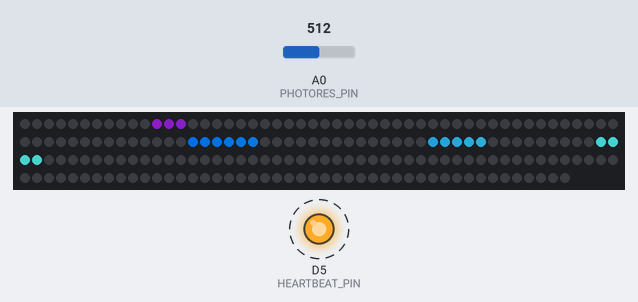
The sketch below on a simulated ESP8266 (NodeMCU). Shown: 196 RGB LEDs in strip order, left to right, continuing on the next row, output pins drawn as LEDs (lit = HIGH). Dashed ring = blinking. Inputs (shaded band) come from the test bench; at power-on: A0 (PHOTORES_PIN) = 512. Dim RGB values are drawn brighter than linear; WiFi joins after 1.5 s; servers stay silent unless stated; the local clock reads 2024-03-15 10:24:30 at power-on unless the sketch sets it; pins used as bus, display or sensor lines are not drawn; what the sketch prints to the serial monitor is not drawn.

Above: at 32.4 s.
Timing chart, 0 to 130.0 s (numbered marks = the images above):
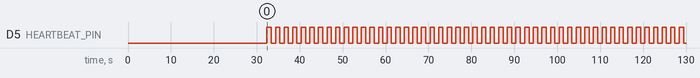

Measured:
- by itself, D5 (HEARTBEAT_PIN): alternates HIGH for 1.0 s and LOW for 1.0 s

The sketch:

qclocktwo-esp8266_-_no_DS3231.ino
```cpp
// ----------------------------------
// QCLOCKTWO by Ph. Jounin
//
// ESP8266 version
// - setup: once started, the program tries to connect to a previously savec AP
//          if it fails, it set the ESP into Access Point mode
//          using a phone or a PC, connect to the AP qclocktwo and connect to http://192.168.4.1
//          to enter wifi credentials
// - qlocktwo will now connects to the Wifi network, get its time and use the timezone set in wifi.cpp
// ----------------------------------


#include <ESP8266WiFi.h>  // wifi interface

#include "time2words.h"     // translate time hour/minute into "words" (pos + len)
#include "leds.h"           // display "words" on the led strip

// wiring
#define WS2812_PIN        D2   // pin for time display (seems to be the only working pin (4)
#define HEARTBEAT_PIN     D5   // led hearbeat
#define ON_DEMAND_VCC_PIN D0   // provide power for brightness measurements
#define PHOTORES_PIN      A0   // analogic pin to mesure brightness


void initPhotoRes (int VccPin, int SensorPin);
int detectPhotoRes (int VccPin, int SensorPin);
void init_Wifi();


// --------------------------------------------
// Setup :
//    - init hertbeat pin for output
//    - init NeoPixel library
//    - set photoresistor pins
// --------------------------------------------


void setup()
{
  Serial.begin(115200);  //Starts serial connection
  pinMode (HEARTBEAT_PIN, OUTPUT);
  init_Wifi ();
  initLeds (WS2812_PIN);
  initPhotoRes (ON_DEMAND_VCC_PIN, PHOTORES_PIN);
  Serial.println ("setup 0 done");
} // setup


// --------------------------------------------
// Main loop :
// --------------------------------------------

// display time and brightness to serial console for debug !
void time_dbg(tm *ptm, int brightness)
{
static char buf[100];
  sprintf (buf,"year: %4d \tmonth: %02d\tday: %02d\thour: %02d\tmin: %02d\tsec: %02d\twday: %d",
            ptm->tm_year + 1900,  // years since 1900
            ptm->tm_mon + 1,      // January = 0 (!)
            ptm->tm_mday,         // day of month
            ptm->tm_hour,         // hours since midnight  0-23
            ptm->tm_min,          // minutes after the hour  0-59
            ptm->tm_sec,          // seconds after the minute  0-61*
            ptm->tm_wday,         // days since Sunday 0-6
            ptm->tm_isdst == 1 ? "DST" : "standard" );
  Serial.println(buf);
  sprintf (buf, "brighntess indice: %d\n", brightness);
  Serial.println(buf);
} // tim_dbg


// display time on the led strip
void showTime() {
time_t now;                         // this is the epoch
tm tm;                              // the structure tm holds time information in a more convient way
static uint8_t last_minutes = -1;
struct s_Words wtime;
  time(&now);                       // read the current time (seconds after 1970)
  localtime_r(&now, &tm);           // convert it to day/hours/minutes/.. and in local time

  if (tm.tm_min!=last_minutes) // time has changed ?
  {
      // get smoothed brightness
      int brightness = detectPhotoRes (ON_DEMAND_VCC_PIN, PHOTORES_PIN);
      setBrightnessLeds (brightness);

        time_dbg (& tm, brightness);

      // get index of leds to be displayed
      time2words (& wtime, tm.tm_hour, tm.tm_min);
      // display them
      display_multiple_words (wtime.ledword, 6);
      // time has been updated !
      last_minutes = tm.tm_min;
  } // time to display ?
} // showTime


// here is the loop :
//  - flip/flop a led
//  - display the time
//  - wait for next second
void loop()
{
static int flap = LOW;
  // do an heartbeat control
   flap = (flap==LOW ? HIGH : LOW);
   digitalWrite (HEARTBEAT_PIN, flap);
   showTime();
   delay (1000);
}  // loop
```

leds.cpp
```cpp
// --------------------------------------------------------------
// leds.cpp
//
// display a "word" (ie a position and a length) on the led panel
// -------------------------------------------------------------


#include <Adafruit_NeoPixel.h>

#include "time2words.h"   // retrieve S_Word structure
#include "leds.h"

#define COTE 14
#define NUMPIXELS (COTE*COTE)

// static Adafruit_NeoPixel strip(NUMPIXELS, PIN, NEO_GRB + NEO_KHZ800);
static Adafruit_NeoPixel *strip ;

// Some precalculated colors for each position
struct S_Degrade
{
   byte r;
   byte g;
   byte b;
   byte padding;
};

const struct S_Degrade tColors[] =
{
   { 128,   0, 128,  0 },     { 129,   1, 127,  0 },     { 131,   3, 125,  0 },     { 133,   5, 123,  0 },     { 135,   7, 121,  0 },     { 137,   9, 119,  0 },     { 139,  11, 117,  0 },
   { 141,  13, 115,  0 },     { 143,  15, 113,  0 },     { 145,  17, 111,  0 },     { 147,  19, 109,  0 },     { 149,  21, 107,  0 },     { 151,  23, 105,  0 },     { 153,  25, 103,  0 },

   { 155,  27, 101,  0 },     { 157,  29,  99,  0 },     { 159,  31,  97,  0 },     { 161,  33,  95,  0 },     { 163,  35,  93,  0 },     { 165,  37,  91,  0 },     { 167,  39,  89,  0 },
   { 169,  41,  87,  0 },     { 171,  43,  85,  0 },     { 173,  45,  83,  0 },     { 175,  47,  81,  0 },     { 176,  48,  80,  0 },     { 178,  50,  78,  0 },     { 180,  52,  76,  0 },

   { 182,  54,  74,  0 },     { 184,  56,  72,  0 },     { 186,  58,  70,  0 },     { 188,  60,  68,  0 },     { 190,  62,  66,  0 },     { 192,  64,  64,  0 },     { 194,  66,  62,  0 },
   { 196,  68,  60,  0 },     { 198,  70,  58,  0 },     { 200,  72,  56,  0 },     { 202,  74,  54,  0 },     { 204,  76,  52,  0 },     { 206,  78,  50,  0 },     { 208,  80,  48,  0 },

   { 210,  82,  46,  0 },     { 212,  84,  44,  0 },     { 214,  86,  42,  0 },     { 216,  88,  40,  0 },     { 218,  90,  38,  0 },     { 220,  92,  36,  0 },     { 222,  94,  34,  0 },
   { 224,  96,  32,  0 },     { 225,  97,  31,  0 },     { 227,  99,  29,  0 },     { 229, 101,  27,  0 },     { 231, 103,  25,  0 },     { 233, 105,  23,  0 },     { 235, 107,  21,  0 },

   { 237, 109,  19,  0 },     { 239, 111,  17,  0 },     { 241, 113,  15,  0 },     { 243, 115,  13,  0 },     { 245, 117,  11,  0 },     { 247, 119,   9,  0 },     { 249, 121,   7,  0 },
   { 251, 123,   5,  0 },     { 253, 125,   3,  0 },     { 255, 127,   1,  0 },     { 255, 129,   1,  0 },     { 253, 131,   3,  0 },     { 251, 133,   5,  0 },     { 249, 135,   7,  0 },

   { 247, 137,   9,  0 },     { 245, 139,  11,  0 },     { 243, 141,  13,  0 },     { 241, 143,  15,  0 },     { 240, 144,  16,  0 },     { 238, 146,  18,  0 },     { 236, 148,  20,  0 },
   { 234, 150,  22,  0 },     { 232, 152,  24,  0 },     { 230, 154,  26,  0 },     { 228, 156,  28,  0 },     { 226, 158,  30,  0 },     { 224, 160,  32,  0 },     { 222, 162,  34,  0 },

   { 220, 164,  36,  0 },     { 218, 166,  38,  0 },     { 216, 168,  40,  0 },     { 214, 170,  42,  0 },     { 212, 172,  44,  0 },     { 210, 174,  46,  0 },     { 208, 176,  48,  0 },
   { 206, 178,  50,  0 },     { 204, 180,  52,  0 },     { 202, 182,  54,  0 },     { 200, 184,  56,  0 },     { 198, 186,  58,  0 },     { 196, 188,  60,  0 },     { 194, 190,  62,  0 },

   { 192, 192,  64,  0 },     { 191, 193,  65,  0 },     { 189, 195,  67,  0 },     { 187, 197,  69,  0 },     { 185, 199,  71,  0 },     { 183, 201,  73,  0 },     { 181, 203,  75,  0 },
   { 179, 205,  77,  0 },     { 177, 207,  79,  0 },     { 175, 209,  81,  0 },     { 173, 211,  83,  0 },     { 171, 213,  85,  0 },     { 169, 215,  87,  0 },     { 167, 217,  89,  0 },

   { 165, 219,  91,  0 },     { 163, 221,  93,  0 },     { 161, 223,  95,  0 },     { 159, 225,  97,  0 },     { 157, 227,  99,  0 },     { 155, 229, 101,  0 },     { 153, 231, 103,  0 },
   { 151, 233, 105,  0 },     { 149, 235, 107,  0 },     { 147, 237, 109,  0 },     { 145, 239, 111,  0 },     { 144, 240, 112,  0 },     { 142, 242, 114,  0 },     { 140, 244, 116,  0 },

   { 138, 246, 118,  0 },     { 136, 248, 120,  0 },     { 134, 250, 122,  0 },     { 132, 252, 124,  0 },     { 130, 254, 126,  0 },     { 128, 255, 128,  0 },     { 126, 254, 130,  0 },
   { 124, 252, 132,  0 },     { 122, 250, 134,  0 },     { 120, 248, 136,  0 },     { 118, 246, 138,  0 },     { 116, 244, 140,  0 },     { 114, 242, 142,  0 },     { 112, 240, 144,  0 },

   { 110, 238, 146,  0 },     { 108, 236, 148,  0 },     { 106, 234, 150,  0 },     { 104, 232, 152,  0 },     { 102, 230, 154,  0 },     { 100, 228, 156,  0 },     {  98, 226, 158,  0 },
   {  96, 224, 160,  0 },     {  95, 223, 161,  0 },     {  93, 221, 163,  0 },     {  91, 219, 165,  0 },     {  89, 217, 167,  0 },     {  87, 215, 169,  0 },     {  85, 213, 171,  0 },

   {  83, 211, 173,  0 },     {  81, 209, 175,  0 },     {  79, 207, 177,  0 },     {  77, 205, 179,  0 },     {  75, 203, 181,  0 },     {  73, 201, 183,  0 },     {  71, 199, 185,  0 },
   {  69, 197, 187,  0 },     {  67, 195, 189,  0 },     {  65, 193, 191,  0 },     {  63, 191, 193,  0 },     {  61, 189, 195,  0 },     {  59, 187, 197,  0 },     {  57, 185, 199,  0 },

   {  55, 183, 201,  0 },     {  53, 181, 203,  0 },     {  51, 179, 205,  0 },     {  49, 177, 207,  0 },     {  48, 176, 208,  0 },     {  46, 174, 210,  0 },     {  44, 172, 212,  0 },
   {  42, 170, 214,  0 },     {  40, 168, 216,  0 },     {  38, 166, 218,  0 },     {  36, 164, 220,  0 },     {  34, 162, 222,  0 },     {  32, 160, 224,  0 },     {  30, 158, 226,  0 },

   {  28, 156, 228,  0 },     {  26, 154, 230,  0 },     {  24, 152, 232,  0 },     {  22, 150, 234,  0 },     {  20, 148, 236,  0 },     {  18, 146, 238,  0 },     {  16, 144, 240,  0 },
   {  14, 142, 242,  0 },     {  12, 140, 244,  0 },     {  10, 138, 246,  0 },     {   8, 136, 248,  0 },     {   6, 134, 250,  0 },     {   4, 132, 252,  0 },     {   2, 130, 254,  0 },

};

//
// initialization
//
void initLeds (int strip_pin)
{
   strip = new Adafruit_NeoPixel (NUMPIXELS, strip_pin, NEO_GRB + NEO_KHZ800);
   strip->begin();            // INITIALIZE NeoPixel strip object (REQUIRED)
   strip->clear();            // Turn OFF all pixels ASAP
   strip->setBrightness(25);  // Set BRIGHTNESS to about 1/5 (max = 255)
}

//
// Change the brightness
//
void setBrightnessLeds (int b)
{
  strip->setBrightness (b);
}

// ---------------
// turns leds on or off
// ---------------

// display a single word knowing pos and len
static void display_word (Adafruit_NeoPixel *strip, int pos, int len)
{
   for (int i=pos ; i<pos + len ; i++)
         strip->setPixelColor ( i ,  pgm_read_dword (tColors + i) );
} // display_word


// display multiples words
void display_multiple_words (const struct s_Word *tword, int len)
{
  strip->clear();
  for (int ark=0 ;  ark<len ; ark++)
      display_word (strip, tword[ark].pos, tword[ark].len);
  strip->show();
} // display_multiple_words
```

leds.h
```cpp
// leds.cpp header

void initLeds (int strip_pin);
void setBrightnessLeds (int b);
void display_multiple_words (const struct s_Word *tword, int len);
```

photoresistor.cpp
```cpp
// ----------------------------------------
// measure the photo resistor voltage
// Wiring is : Arduino PhotoVcc Pin -- photoresistor --- 1kOhm resistor -- GND
//                                                    |
//                                          Arduino PhotoSensor Pin
//
// ----------------------------------------
#include <arduino.h>  // get digitalwrite/delay definitions

// brightness tuning
#define NB_VALS               6    // how many values are stored
#define BRIGHTNESS_MULTIPLIER 7    // may be increased to increase brightness
#define BRIGHTNESS_MINI       4    // may be increased to increase brightness

static int lightCal[NB_VALS];       // a circular buffer to save previous measures
static int read_idx=0;              // current position in the circular buffer
static int sum;                     // the sum of the circular buffer

// ------------------------------------------------------------------------------
// do a brightness measure :
//   - bring power pin up
//   - wait a few ms
//   - measure the voltage between the 1kOhm resistor and the 5628 photoresistor
//   - keep NB_VLAS measures to smoother the changes
//   - do some math to render a measure which can be sent to the led strip
// ------------------------------------------------------------------------------
int detectPhotoRes (int VccPin, int SensorPin)
{

  digitalWrite (VccPin, HIGH);       // Activate current just for a while
  delay (50);                       // wait for stabilisation (30ms according to datasheet)
  sum -= lightCal[read_idx];
  lightCal[read_idx] = analogRead(SensorPin); // measure
  sum += lightCal[read_idx];    // replace old value

  digitalWrite (VccPin, LOW);        // Do not waste power

  read_idx++;
  read_idx %= NB_VALS;

  int bright =  BRIGHTNESS_MINI + sqrt ( sum / NB_VALS ) * BRIGHTNESS_MULTIPLIER;
  return bright > 255 ? 255 : bright ;
} // detectPhotoRes

// ------------------------------------------------------------------------------
// init :
//     - set up ESP8266 pins
//     - fill up the measurement array
// ------------------------------------------------------------------------------
void initPhotoRes (int VccPin, int SensorPin)
{
  pinMode(VccPin,   OUTPUT);
  pinMode(SensorPin, INPUT);

  // fill buffer
  for (int ark=0 ; ark<NB_VALS ; ark ++)
     detectPhotoRes (VccPin, SensorPin);
} // initPhotoRes
```

time2words.h
```cpp
// ---------------------------------------------------------
// time2words:
// translate hour and minutes to a set of position and length
// ---------------------------------------------------------


#define SizeOfTab(x) ( sizeof (x) / sizeof(x[0]) )
typedef unsigned char byte;

// typedef unsigned char byte;

// for each hour return the list of symbols to display
struct s_Word {
       byte   pos;
       byte   len;
};


struct s_Words {
   struct s_Word  ledword[6];   // mapping for display routines [5 words are enough for time...]
};


struct s_Words * time2words (struct s_Words *pWords, int hours, int minutes);
```

wifi.cpp
```cpp
// ------------------------------
// Wifi inits
//    - Uses core ESP8266 to update time using NTP
//    - Set time zone
//    - starts in AP mode if wifi credentials are incorrect
//      so you can connect to qclocktwo SSId and go to 192.168.4.1 to set new credentials
//  After that i hope that time is updated daily
// ------------------------------

#include <ESP8266WiFi.h>
#include <WiFiManager.h> // https://github.com/tzapu/WiFiManager


#define AP_SSID "qclocktwo"

/* Configuration of NTP */
#define MY_NTP_SERVER "europe.pool.ntp.org"
#define MY_TZ "CET-1CEST,M3.5.0/02,M10.5.0/03"

WiFiManager wm;    //WiFiManager, Local intialization. Once its business is done, there is no need to keep it around


// just wait for a connection in Station mode with a timeout
static bool wifi_connect(int timeout)
{
    while ( WiFi.status()!=WL_CONNECTED  && timeout-->=0 ) {
      delay(500);
      Serial.print(".");
   }
return timeout>=0 ;
}

// The main init
void init_Wifi() {
   bool res;

   configTime(MY_TZ, MY_NTP_SERVER); // --> Here is the IMPORTANT ONE LINER needed in your sketch!
   WiFi.mode(WIFI_STA);
    // Automatically connect using saved credentials,
   if (! wifi_connect (60) )
   {
        // if connection fails, it starts an access point with the specified name ( "AutoConnectAP"),
        // if empty will auto generate SSID, if password is blank it will be anonymous AP (wm.autoConnect())
        // then goes into a blocking loop awaiting configuration and will return success result
           // res = wm.autoConnect(); // auto generated AP name from chipid
        res = wm.autoConnect(AP_SSID); // anonymous ap
   }
   if (! wifi_connect (60) )  ESP.restart();
   Serial.println("");
   Serial.print("WiFi connected, IP address: "); Serial.println(WiFi.localIP());

 } // init_Wifi

// Unuse but kept if you want to add a button to reset existing wifi credentials
void reset_Wifi()
{
    //reset settings - wipe credentials for testing
    wm.resetSettings();
}
```

Source omitted: time2words.cpp (9354 bytes)
